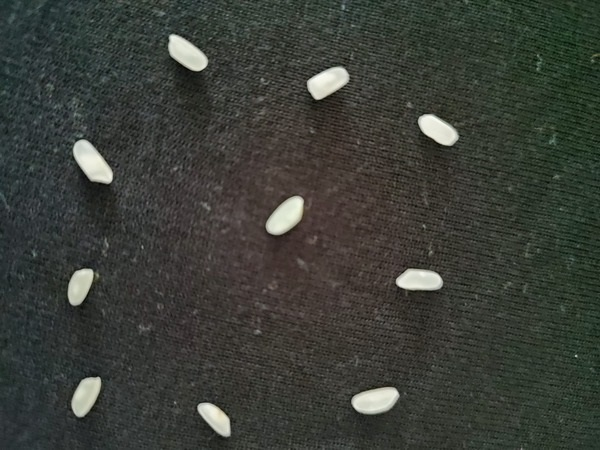
#> input picture Rice_Dedector/rice.jpg, 600 x 450 px
$ python main.py
#> lines starting #> are read from the running program, lines starting #| are printed output that depends on the picture; after the words box and inside, x2 and y2 are one past the last pixel; in counts of white or black regions, pixels touching at a corner belong together
import cv2
import numpy as np
from matplotlib import pyplot as plt

image = cv2.imread('rice.jpg')
#> image is the input picture: shape (450, 600, 3); mean B, G, R 55.5, 61.8, 58.5
img = cv2.cvtColor(image, cv2.COLOR_BGR2GRAY)

#ACT 1: Start up
ret, thresh1 = cv2.threshold(img, 140, 255, cv2.THRESH_BINARY)
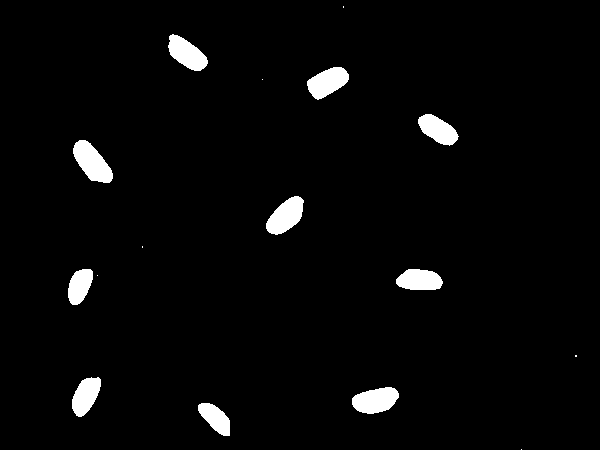
#> thresh1: shape (450, 600); 3.1% white; 16 white regions (6 under 20 px), largest, box (x1, y1, x2, y2) and area: (73, 140, 113, 183) 1019, (352, 387, 399, 414) 924, (266, 196, 304, 235) 920

cv2.imshow('A1- Ana_gorsel', image)
cv2.imshow('A1- Esikleme', thresh1)

cv2.waitKey()


#ACT 2: Karartma işlemi
gamma = 1.8
gamma_corrected = np.array(255 * (image/255) ** gamma, dtype='uint8')
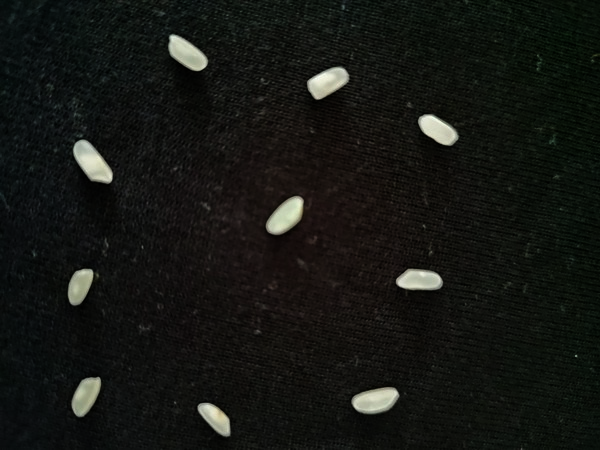
#> gamma_corrected: shape (450, 600, 3); mean B, G, R 18.8, 22.4, 20.8
img2 = cv2.cvtColor(gamma_corrected, cv2.COLOR_BGR2GRAY)
ret, thresh2 = cv2.threshold(img2, 140, 255, cv2.THRESH_BINARY)
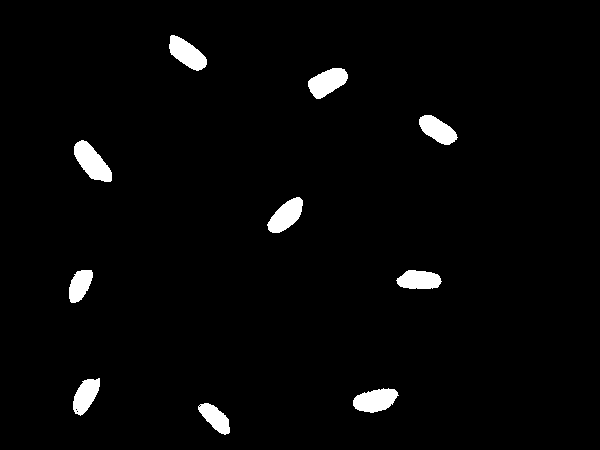
#> thresh2: shape (450, 600); 2.7% white; 10 white regions, largest, box (x1, y1, x2, y2) and area: (74, 140, 112, 182) 903, (353, 388, 399, 413) 795, (308, 68, 348, 99) 789

cv2.imshow("A2- Gamma Donusum", gamma_corrected)
cv2.imshow('A2- Gammali gri', img2)
cv2.imshow('A2- Gammali tresh', thresh2)
cv2.waitKey()

#ACT 3: Dedection algoritm

blur = cv2.GaussianBlur(img, (11, 11), 0)
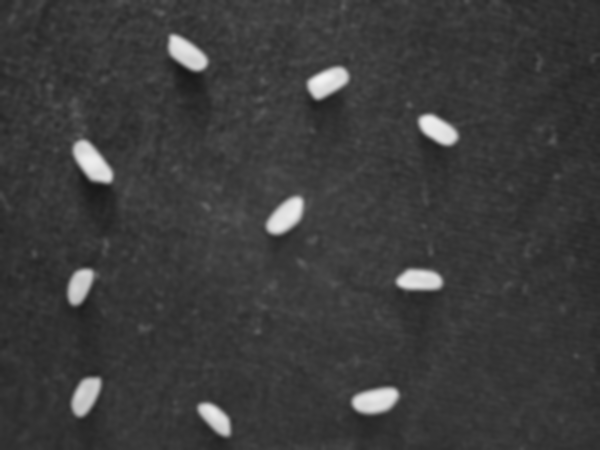
#> blur: shape (450, 600); min 24, max 244, mean 60.1
plt.imshow(blur, cmap='gray')
plt.show()

canny = cv2.Canny(blur, 30, 150, 3)
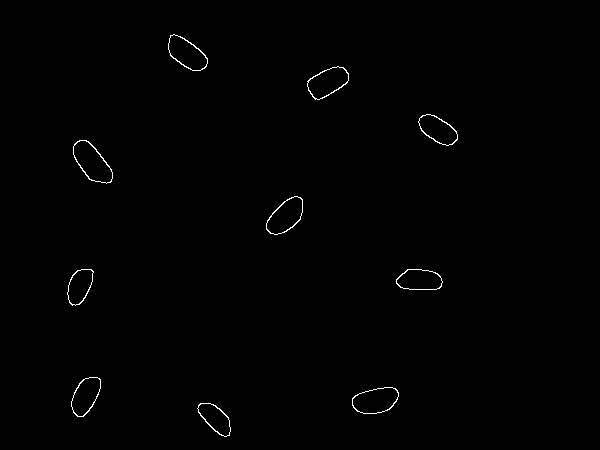
#> canny: shape (450, 600); 0.49% white in thin lines or dots, all inside (x1, y1, x2, y2) = (67, 34, 458, 437)
plt.imshow(canny, cmap='gray')
plt.show()

dilated = cv2.dilate(canny, (1, 1), iterations=0)
plt.imshow(dilated, cmap='gray')
plt.show()


(cnt, hierarchy) = cv2.findContours(dilated.copy(), cv2.RETR_EXTERNAL, cv2.CHAIN_APPROX_NONE)
#> cnt = 10 contours; largest, box (x1, y1, x2, y2) and area: (73, 140, 113, 184) 1010, (352, 387, 399, 414) 912, (266, 196, 303, 235) 884, (307, 66, 349, 100) 868, (168, 34, 208, 71) 867
rgb = cv2.cvtColor(image, cv2.COLOR_BGR2RGB)
cv2.drawContours(rgb, cnt, -1, (0, 255, 0), 2)
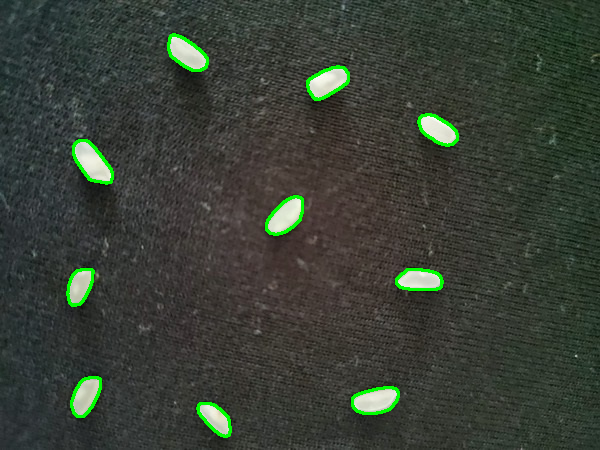
#> rgb: shape (450, 600, 3); mean R, G, B 56.7, 63.6, 53.9

plt.imshow(rgb)


print("Rices in the image : ", len(cnt))
#| Rices in the image :  10

$ run again, with Rice_Dedector/ACT_1.PNG saved as Rice_Dedector/rice.jpg
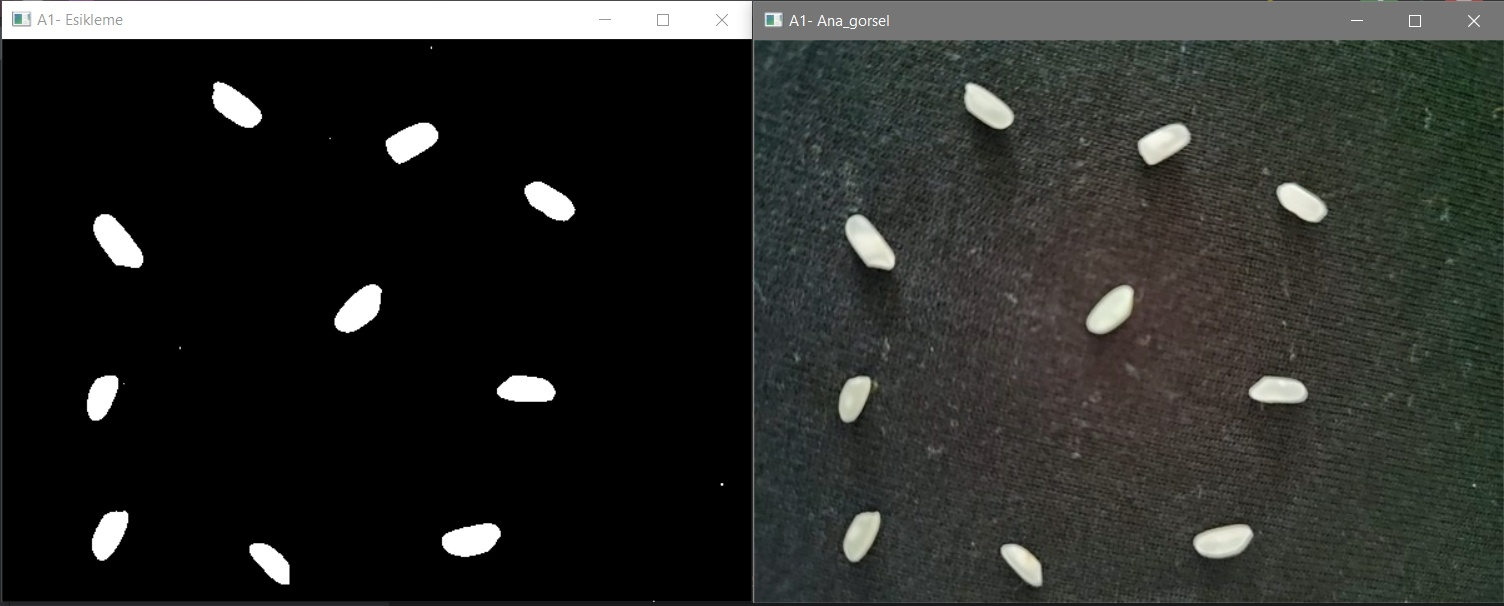
#> input picture Rice_Dedector/ACT_1.PNG, 1504 x 606 px
#> image is the input picture: shape (606, 1504, 3); mean B, G, R 41.5, 44.3, 42.8
#> `ret, thresh1 = cv2.threshold(img, 140, 255, cv2.THRESH_BINARY)`:
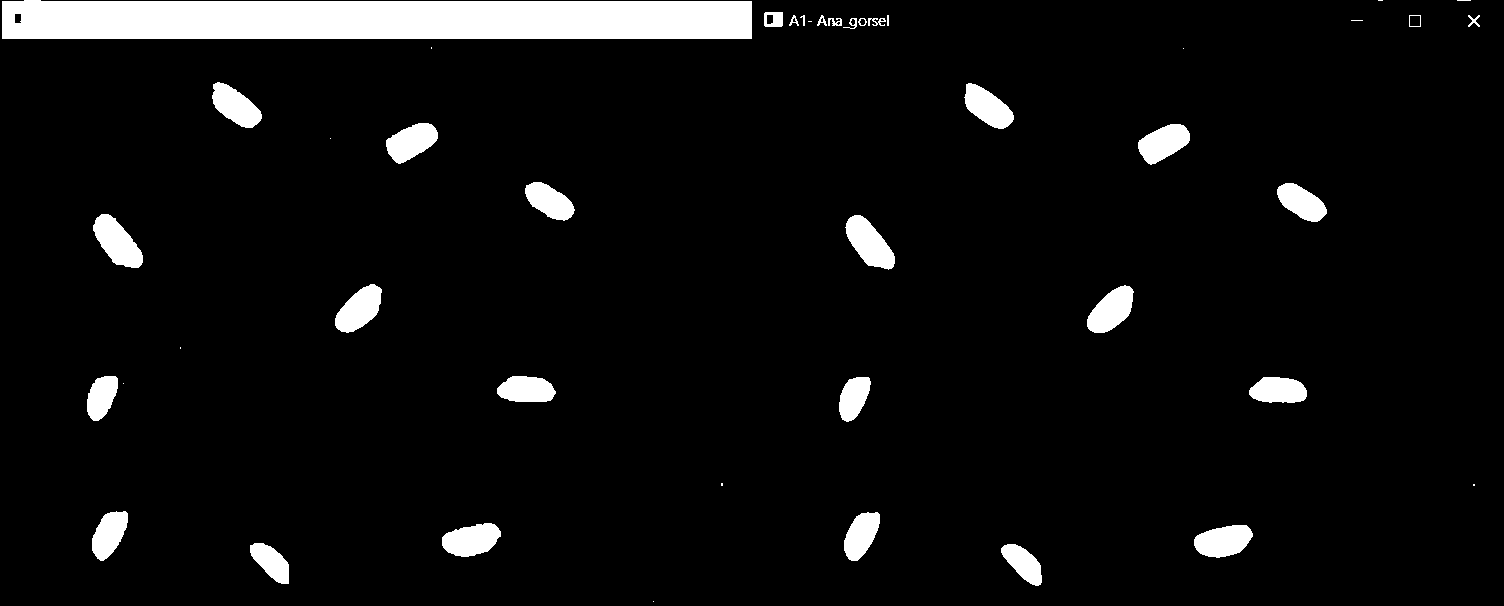
#> thresh1: shape (606, 1504); 6% white; 44 white regions (12 under 20 px), largest, box (x1, y1, x2, y2) and area: (2, 0, 752, 39) 28464, (93, 214, 143, 268) 1575, (845, 215, 895, 270) 1572
#> thresh2: shape (606, 1504); 5.7% white; 44 white regions (11 under 20 px), largest, box (x1, y1, x2, y2) and area: (2, 1, 752, 39) 28044, (94, 214, 143, 268) 1545, (846, 216, 894, 268) 1404
#> canny: shape (606, 1504); 0.61% white in thin lines or dots
#> cnt = 27 contours, 6 with area under 20; largest, box (x1, y1, x2, y2) and area: (93, 214, 144, 268) 1606, (845, 215, 895, 270) 1588, (334, 284, 382, 333) 1446, (442, 523, 501, 557) 1444, (1193, 524, 1253, 558) 1439
#> `cv2.drawContours(rgb, cnt, -1, (0, 255, 0), 2)`:
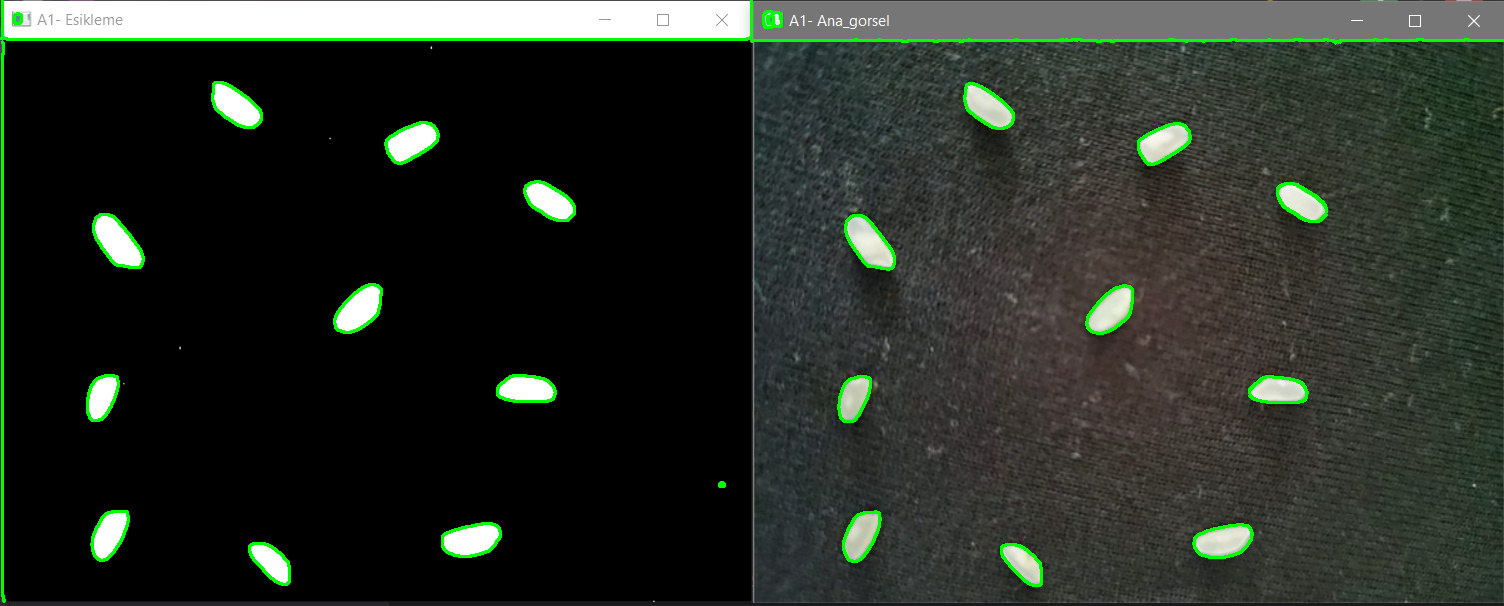
#> rgb: shape (606, 1504, 3); mean R, G, B 40.9, 47, 39.6
#| Rices in the image :  27
